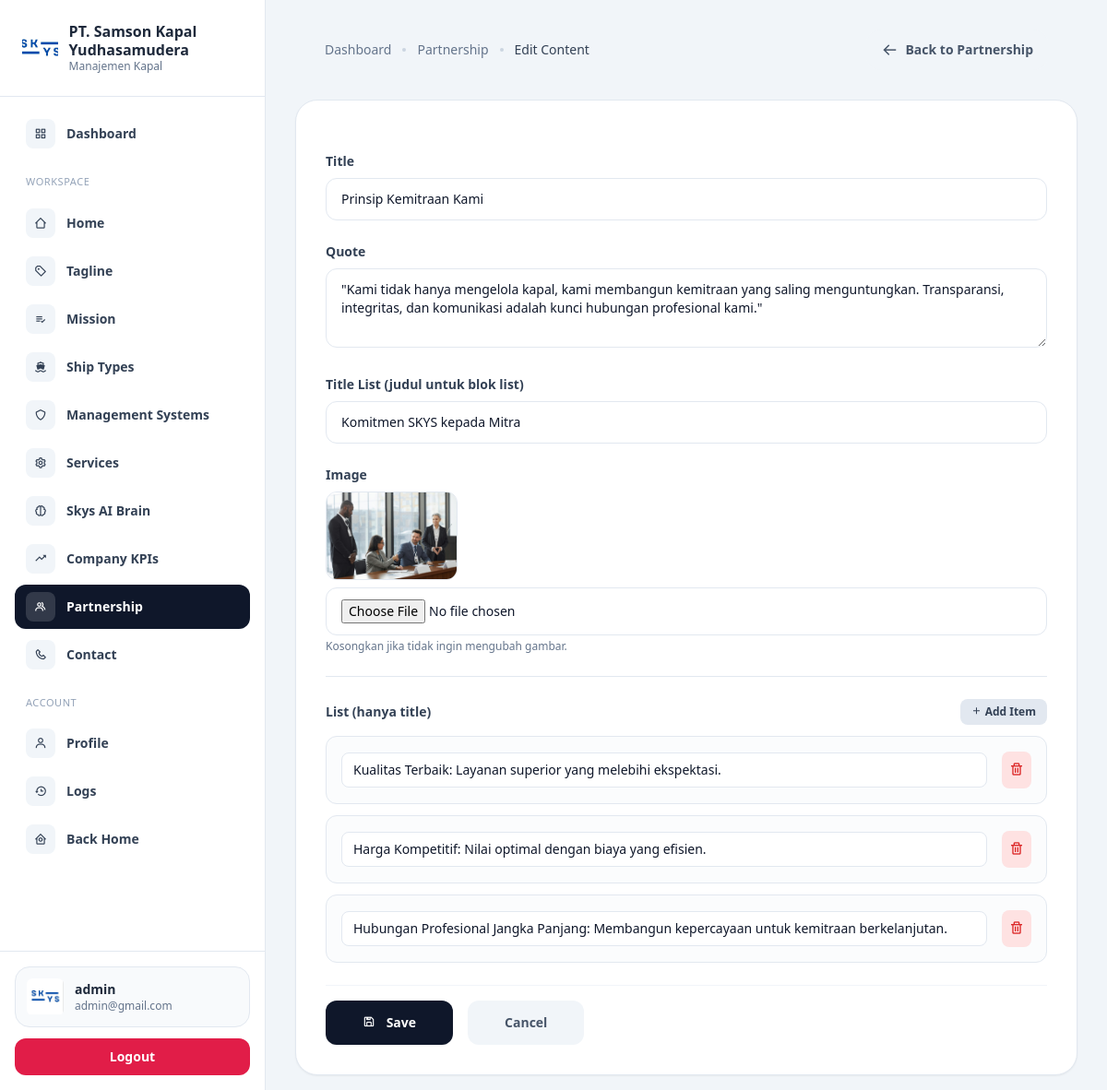
Screenshot of /dashboard/partnership/edit.php?id=1 (signed in) with the database file from the repository.
### tables this page shows
CREATE TABLE `partnership` (
  `id` int UNSIGNED NOT NULL,
  `title` varchar(255) NOT NULL,
  `quete` text NOT NULL,
  `image` varchar(255) DEFAULT NULL,
  `title_list` varchar(255) NOT NULL,
  `list` json NOT NULL,
  `user_id` int UNSIGNED DEFAULT NULL,
  `created_at` datetime NOT NULL DEFAULT CURRENT_TIMESTAMP,
  `updated_at` datetime DEFAULT NULL ON UPDATE CURRENT_TIMESTAMP
);

CREATE TABLE `accounts` (
  `id` int UNSIGNED NOT NULL,
  `fullname` varchar(255) NOT NULL,
  `email` varchar(255) NOT NULL,
  `password` varchar(255) NOT NULL,
  `role_id` tinyint UNSIGNED NOT NULL DEFAULT '1',
  `created_at` datetime NOT NULL DEFAULT CURRENT_TIMESTAMP,
  `updated_at` datetime DEFAULT NULL ON UPDATE CURRENT_TIMESTAMP
);

### controllers/PartnershipController.php (called while the page is built, shortened)
<?php
class PartnershipController
{
    private mysqli $db;
    public function __construct(mysqli $db, ?AuthController $auth = null)
    {
        $this->db = $db;
    }
    public static function decodeList(?string $json): array
    {
        $decoded = json_decode($json, true);
        $out = [];
        foreach ($decoded as $item) {
            $title = trim((string) ($item['title'] ?? ''));
            if ($title !== '') {
                $out[] = ['title' => $title];
            }
        }
        return $out;
    }
    public function getById(int $id): ?array
    {
        $stmt = $this->db->prepare("SELECT p.id, p.title, p.quete, p.image, p.title_list, p.`list`, p.user_id, p.created_at, p.updated_at, a.fullname FROM `partnership` p LEFT JOIN `accounts` a ON p.user_id = a.id WHERE p.id = ? LIMIT 1");
        $stmt->bind_param('i', $id);
        $stmt->execute();
        $row = $stmt->get_result()->fetch_assoc();
        $row['list'] = self::decodeList($row['list'] ?? null);
        return $row;
    }
}

### dashboard/partnership/edit.php (the view, shortened to what this page needs)
<?php
$id = isset($_GET['id']) ? (int) $_GET['id'] : 0;
require_once __DIR__ . '/../header.php';
require_once __DIR__ . '/../../config/db.php';
require_once __DIR__ . '/../../controllers/PartnershipController.php';
$auth = new AuthController($db);
$controller = new PartnershipController($db, $auth);
$row = $controller->getById($id);
$active = 'partnership';
$breadcrumbs = [
    ['label' => 'Dashboard', 'href' => '/dashboard'],
    ['label' => 'Partnership', 'href' => '/dashboard/partnership'],
    ['label' => 'Edit Content', 'href' => '#'],
];
$listItems = $row['list'] ?? [];
?>
<div class="flex min-h-screen overflow-hidden">
    <?php require_once __DIR__ . '/../sidebar.php'; ?>
    <main class="flex-1 min-w-0 h-screen overflow-y-auto px-4 md:px-8 space-y-4 pb-4">
        <div class="px-4 md:px-8 py-4">
            <div class="flex items-center justify-between">
                <div class="flex items-center gap-3">
                    <?php echo renderBreadcrumb($breadcrumbs); ?>
                </div>
                <a href="/dashboard/partnership"
                    class="flex items-center gap-2 rounded-2xl bg-slate-100 px-4 py-2 text-sm font-semibold text-slate-600 hover:bg-slate-200 transition-all">
                    <i class='bx bx-arrow-back text-lg'></i>
                    <span class="hidden sm:inline">Back to Partnership</span>
                </a>
            </div>
        </div>
        <div class="rounded-3xl border border-slate-200 bg-white p-8 shadow-sm">
            <form action="/dashboard/partnership/process.php" method="POST" enctype="multipart/form-data" class="space-y-6" id="partnershipForm">
                <div class="space-y-6">
                    <div>
                        <label class="block text-sm font-semibold text-slate-700 mb-2">Title</label>
                        <input type="text" name="title" required placeholder="Judul partnership..."
                            value="<?php echo htmlspecialchars($row['title']); ?>"
                            class="w-full rounded-xl border border-slate-200 px-4 py-3 text-sm focus:outline-none focus:ring-2 focus:ring-slate-900 focus:border-transparent transition-all">
                    </div>
                    <div>
                        <label class="block text-sm font-semibold text-slate-700 mb-2">Quote</label>
                        <textarea name="quete" rows="3" placeholder="Quote / teks..."
                            class="w-full rounded-xl border border-slate-200 px-4 py-3 text-sm focus:outline-none focus:ring-2 focus:ring-slate-900 focus:border-transparent transition-all"><?php echo htmlspecialchars($row['quete'] ?? ''); ?></textarea>
                    </div>
                    <div>
                        <label class="block text-sm font-semibold text-slate-700 mb-2">Title List (judul untuk blok list)</label>
                        <input type="text" name="title_list" placeholder="Contoh: Partner Kami"
                            value="<?php echo htmlspecialchars($row['title_list'] ?? ''); ?>"
                            class="w-full rounded-xl border border-slate-200 px-4 py-3 text-sm focus:outline-none focus:ring-2 focus:ring-slate-900 focus:border-transparent transition-all">
                    </div>
                    <div>
                        <label class="block text-sm font-semibold text-slate-700 mb-2">Image</label>
                        <?php if (!empty($row['image'])): ?>
                        <div class="mb-2">
                            <img id="imagePreview" src="<?php echo htmlspecialchars((strpos($row['image'], '/') === 0 ? '' : '/') . $row['image']); ?>" alt="" class="h-24 w-auto object-cover rounded-xl border border-slate-200">
                        </div>
                        <?php endif; ?>
                        <input type="file" name="image" accept="image/*"
                            class="w-full rounded-xl border border-slate-200 px-4 py-3 text-sm focus:outline-none focus:ring-2 focus:ring-slate-900 focus:border-transparent transition-all">
                        <p class="text-xs text-slate-500 mt-1">Kosongkan jika tidak ingin mengubah gambar.</p>
                    </div>
                </div>
                <div class="border-t border-slate-200 pt-6">
                    <div class="flex items-center justify-between mb-3">
                        <label class="block text-sm font-semibold text-slate-700">List (hanya title)</label>
                        <button type="button" onclick="addListItem()"
                            class="rounded-lg bg-slate-200 px-3 py-1.5 text-xs font-semibold text-slate-700 hover:bg-slate-300">
                            <i class='bx bx-plus'></i> Add Item
                        </button>
                    </div>
                    <div id="listItemsWrap" class="space-y-3">
                        <?php foreach ($listItems as $item): ?>
                        <div class="list-item-row flex flex-wrap gap-4 items-center p-4 rounded-xl border border-slate-200 bg-slate-50/50">
                            <input type="text" name="list_title[]" placeholder="Title" value="<?php echo htmlspecialchars($item['title'] ?? ''); ?>" class="flex-1 min-w-[200px] rounded-lg border border-slate-200 px-3 py-2 text-sm">
                            <button type="button" onclick="removeListItem(this)" class="rounded-lg bg-red-100 p-2 text-red-600 hover:bg-red-200">
                                <i class='bx bx-trash'></i>
                            </button>
                        </div>
                        <?php endforeach; ?>
                    </div>
                </div>
                <div class="flex items-center gap-4 pt-4 border-t border-slate-100">
                    <button type="submit" form="partnershipForm" onclick="return validateForm()"
                        class="flex-1 md:flex-none rounded-xl bg-slate-900 px-10 py-3.5 text-sm font-semibold text-white hover:bg-slate-800 transition-all shadow-sm">
                        <i class='bx bx-save mr-2'></i> Save
                    </button>
                    <a href="/dashboard/partnership"
                        class="flex-1 md:flex-none text-center rounded-xl bg-slate-100 px-10 py-3.5 text-sm font-semibold text-slate-600 hover:bg-slate-200 transition-all">
                        Cancel
                    </a>
                </div>
            </form>
        </div>
    </main>
</div>
<?php require_once __DIR__ . '/../footer.php'; ?>

### dashboard/sidebar.php (shortened to what this page needs)
<?php
$user = $_SESSION['user'] ?? null;
$active = $active ?? 'dashboard';
function navClass(string $key, string $active): string
{
    $base = 'flex items-center gap-3 px-3 py-2 rounded-xl text-sm font-semibold ';
    if ($key === $active) {
        return $base . 'bg-slate-900 text-white';
    }
    return $base . 'text-slate-700 hover:bg-slate-100';
}
?>
<aside id="sidebar"
    class="fixed inset-y-0 left-0 z-50 w-72 bg-white text-slate-800 h-screen min-h-screen overflow-y-auto flex flex-col border-r border-slate-200 transform -translate-x-full transition-transform duration-300 ease-in-out lg:relative lg:translate-x-0">
    <div class="px-6 py-6 border-b border-slate-200 flex items-center justify-between">
        <div class="flex items-center gap-3">
            <div class="h-14 w-14 rounded-xl overflow-hidden">
                <img src="/public/logo.jpeg" alt="PT Samson Sure" class="h-full w-full object-cover">
            </div>
            <div>
                <div class="text-base font-semibold leading-tight">PT. Samson Kapal Yudhasamudera</div>
                <div class="text-xs text-slate-500">Manajemen Kapal</div>
            </div>
        </div>
    </div>
    <nav class="px-4 py-4 flex-1 space-y-1">
        <a href="/dashboard" class="<?php echo navClass('dashboard', $active); ?>">
            <span class="inline-flex h-8 w-8 items-center justify-center rounded-lg <?php echo $active === 'dashboard' ? 'bg-white/15' : 'bg-slate-100 text-slate-700'; ?>">
                <i class="bx bx-grid-alt"></i>
            </span>
            Dashboard
        </a>
        <div class="pt-4 pb-2 px-3 text-[11px] uppercase tracking-wider text-slate-400">Workspace</div>
        <a href="/dashboard/home" class="<?php echo navClass('home', $active); ?>">
            <span class="inline-flex h-8 w-8 items-center justify-center rounded-lg <?php echo $active === 'home' ? 'bg-white/15' : 'bg-slate-100 text-slate-700'; ?>">
                <i class="bx bx-home-alt-2"></i>
            </span>
            Home
        </a>
        <a href="/dashboard/tagline" class="<?php echo navClass('tagline', $active); ?>">
            <span class="inline-flex h-8 w-8 items-center justify-center rounded-lg <?php echo $active === 'tagline' ? 'bg-white/15' : 'bg-slate-100 text-slate-700'; ?>">
                <i class="bx bx-purchase-tag-alt"></i>
            </span>
            Tagline
        </a>
        <a href="/dashboard/mission" class="<?php echo navClass('mission', $active); ?>">
            <span class="inline-flex h-8 w-8 items-center justify-center rounded-lg <?php echo $active === 'mission' ? 'bg-white/15' : 'bg-slate-100 text-slate-700'; ?>">
                <i class="bx bx-list-check"></i>
            </span>
            Mission
        </a>
        <a href="/dashboard/ship-types" class="<?php echo navClass('ship-types', $active); ?>">
            <span class="inline-flex h-8 w-8 items-center justify-center rounded-lg <?php echo $active === 'ship-types' ? 'bg-white/15' : 'bg-slate-100 text-slate-700'; ?>">
                <i class="bx bxs-ship"></i>
            </span>
            Ship Types
        </a>
        <a href="/dashboard/management-systems" class="<?php echo navClass('management-systems', $active); ?>">
            <span class="inline-flex h-8 w-8 items-center justify-center rounded-lg <?php echo $active === 'management-systems' ? 'bg-white/15' : 'bg-slate-100 text-slate-700'; ?>">
                <i class="bx bx-shield"></i>
            </span>
            Management Systems
        </a>
        <a href="/dashboard/services" class="<?php echo navClass('services', $active); ?>">
            <span class="inline-flex h-8 w-8 items-center justify-center rounded-lg <?php echo $active === 'services' ? 'bg-white/15' : 'bg-slate-100 text-slate-700'; ?>">
                <i class="bx bx-cog"></i>
            </span>
            Services
        </a>
        <a href="/dashboard/skys-ai-brain" class="<?php echo navClass('skys-ai-brain', $active); ?>">
            <span class="inline-flex h-8 w-8 items-center justify-center rounded-lg <?php echo $active === 'skys-ai-brain' ? 'bg-white/15' : 'bg-slate-100 text-slate-700'; ?>">
                <i class="bx bx-brain"></i>
            </span>
            Skys AI Brain
        </a>
        <a href="/dashboard/company-kpis" class="<?php echo navClass('company-kpis', $active); ?>">
            <span class="inline-flex h-8 w-8 items-center justify-center rounded-lg <?php echo $active === 'company-kpis' ? 'bg-white/15' : 'bg-slate-100 text-slate-700'; ?>">
                <i class="bx bx-trending-up"></i>
            </span>
            Company KPIs
        </a>
        <a href="/dashboard/partnership" class="<?php echo navClass('partnership', $active); ?>">
            <span class="inline-flex h-8 w-8 items-center justify-center rounded-lg <?php echo $active === 'partnership' ? 'bg-white/15' : 'bg-slate-100 text-slate-700'; ?>">
                <i class="bx bx-group"></i>
            </span>
            Partnership
        </a>
        <a href="/dashboard/contact" class="<?php echo navClass('contact', $active); ?>">
            <span class="inline-flex h-8 w-8 items-center justify-center rounded-lg <?php echo $active === 'contact' ? 'bg-white/15' : 'bg-slate-100 text-slate-700'; ?>">
                <i class="bx bx-phone"></i>
            </span>
            Contact
        </a>
        <div class="pt-4 pb-2 px-3 text-[11px] uppercase tracking-wider text-slate-400">Account</div>
        <a href="/dashboard/profile" class="<?php echo navClass('profile', $active); ?>">
            <span class="inline-flex h-8 w-8 items-center justify-center rounded-lg <?php echo $active === 'profile' ? 'bg-white/15' : 'bg-slate-100 text-slate-700'; ?>">
                <i class="bx bx-user"></i>
            </span>
            Profile
        </a>
        <a href="/dashboard/logs" class="<?php echo navClass('logs', $active); ?>">
            <span class="inline-flex h-8 w-8 items-center justify-center rounded-lg <?php echo $active === 'logs' ? 'bg-white/15' : 'bg-slate-100 text-slate-700'; ?>">
                <i class="bx bx-history"></i>
            </span>
            Logs
        </a>
        <a href="/" class="<?php echo navClass('back-home', $active); ?>">
            <span class="inline-flex h-8 w-8 items-center justify-center rounded-lg <?php echo $active === 'back-home' ? 'bg-white/15' : 'bg-slate-100 text-slate-700'; ?>">
                <i class="bx bx-home-circle"></i>
            </span>
            Back Home
        </a>
    </nav>
    <div class="px-4 py-4 border-t border-slate-200">
        <div class="flex items-center gap-3 px-3 py-3 rounded-2xl bg-slate-50 border border-slate-200">
            <div class="h-10 w-10 rounded-md overflow-hidden">
                <img src="/public/logo.jpeg" alt="profile" />
            </div>
            <div class="min-w-0">
                <div class="text-sm font-semibold truncate">
                    <?php echo htmlspecialchars($user['fullname'] ?? 'Admin'); ?></div>
                <div class="text-xs text-slate-500 truncate"><?php echo htmlspecialchars($user['email'] ?? ''); ?></div>
            </div>
        </div>
        <form action="/dashboard/process.php" method="POST" class="mt-3">
            <button type="submit"
                class="w-full rounded-xl bg-rose-600 px-3 py-2.5 text-sm font-semibold text-white hover:bg-rose-700">
                Logout
            </button>
        </form>
    </div>
</aside>

### rows the page displays
partnership: user.fullname "admin", title "Prinsip Kemitraan Kami", quete "\"Kami tidak hanya mengelola kapal, kami membangun kemitraan yang saling menguntungkan. Transparansi, integritas, dan komunikasi adalah kunci hubungan profesional kami.\"", title_list "Komitmen SKYS kepada Mitra", image (picture)

### other values shown
$user['email'] "admin@gmail.com"
$label "Dashboard"
$label "Partnership"
$label "Edit Content"
